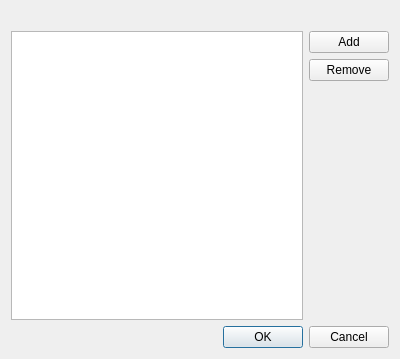
<?xml version="1.0" encoding="UTF-8"?>
<ui version="4.0">
 <class>Mirall::IgnoreListEditor</class>
 <widget class="QDialog" name="Mirall::IgnoreListEditor">
  <property name="geometry">
   <rect>
    <x>0</x>
    <y>0</y>
    <width>400</width>
    <height>359</height>
   </rect>
  </property>
  <property name="windowTitle">
   <string>Form</string>
  </property>
  <layout class="QGridLayout" name="gridLayout">
   <item row="0" column="0">
    <widget class="QLabel" name="descriptionLabel">
     <property name="enabled">
      <bool>true</bool>
     </property>
     <property name="text">
      <string/>
     </property>
    </widget>
   </item>
   <item row="1" column="0" rowspan="3">
    <widget class="QListWidget" name="listWidget">
     <property name="enabled">
      <bool>true</bool>
     </property>
    </widget>
   </item>
   <item row="1" column="1">
    <widget class="QPushButton" name="addPushButton">
     <property name="enabled">
      <bool>true</bool>
     </property>
     <property name="text">
      <string>Add</string>
     </property>
    </widget>
   </item>
   <item row="2" column="1">
    <widget class="QPushButton" name="removePushButton">
     <property name="enabled">
      <bool>true</bool>
     </property>
     <property name="text">
      <string>Remove</string>
     </property>
    </widget>
   </item>
   <item row="3" column="1">
    <spacer name="verticalSpacer">
     <property name="enabled">
      <bool>true</bool>
     </property>
     <property name="orientation">
      <enum>Qt::Vertical</enum>
     </property>
     <property name="sizeHint" stdset="0">
      <size>
       <width>20</width>
       <height>213</height>
      </size>
     </property>
    </spacer>
   </item>
   <item row="4" column="0" colspan="2">
    <widget class="QDialogButtonBox" name="buttonBox">
     <property name="standardButtons">
      <set>QDialogButtonBox::Cancel|QDialogButtonBox::Ok</set>
     </property>
    </widget>
   </item>
  </layout>
 </widget>
 <resources/>
 <connections>
  <connection>
   <sender>buttonBox</sender>
   <signal>accepted()</signal>
   <receiver>Mirall::IgnoreListEditor</receiver>
   <slot>accept()</slot>
   <hints>
    <hint type="sourcelabel">
     <x>348</x>
     <y>333</y>
    </hint>
    <hint type="destinationlabel">
     <x>361</x>
     <y>355</y>
    </hint>
   </hints>
  </connection>
  <connection>
   <sender>buttonBox</sender>
   <signal>rejected()</signal>
   <receiver>Mirall::IgnoreListEditor</receiver>
   <slot>reject()</slot>
   <hints>
    <hint type="sourcelabel">
     <x>210</x>
     <y>333</y>
    </hint>
    <hint type="destinationlabel">
     <x>385</x>
     <y>297</y>
    </hint>
   </hints>
  </connection>
 </connections>
</ui>
